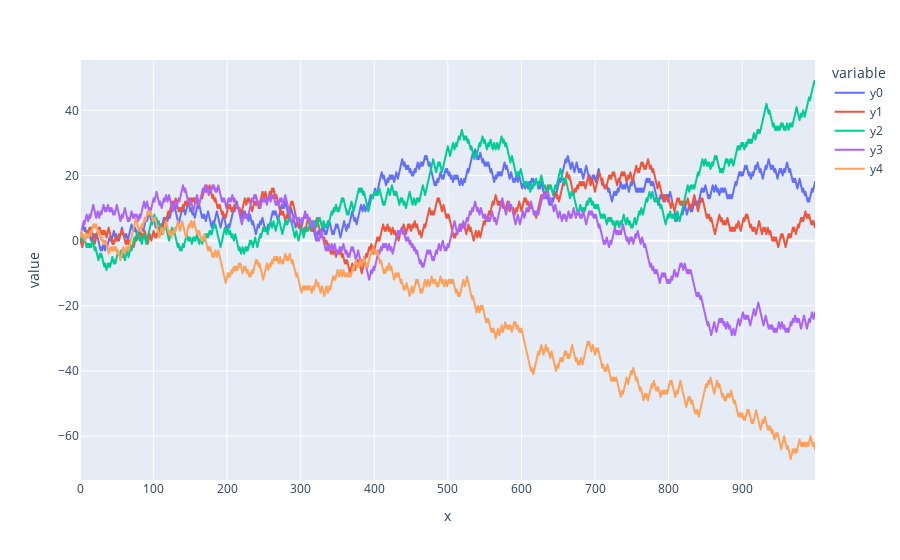

This figure's notebook cell:
### Code cell
simulation_data = {}
nsims = 5

for i in range(nsims):
    x, y = simulate_ld_rw()
    simulation_data['x'] = x
    simulation_data[f'y{i}'] = y

ycols = [f'y{i}' for i in range(nsims)]
fig = px.line(simulation_data, x='x', y=ycols)
fig.show()

### Figure 1 — Plotly figure (JSON) as saved in the notebook; plotly's stock layout.template omitted (floating-point values rounded to 4 significant figures; data arrays with more than 128 entries replaced by an {"elided": "..."} marker saying what was removed)
{"data": [{"hovertemplate": "variable=y0<br>x=%{x}<br>value=%{y}<extra></extra>", "legendgroup": "y0", "line": {"color": "#636efa", "dash": "solid"}, "marker": {"symbol": "circle"}, "mode": "lines", "name": "y0", "showlegend": true, "type": "scattergl", "x": {"elided": "1000 int values"}, "xaxis": "x", "y": {"elided": "1000 int values"}, "yaxis": "y"}, {"hovertemplate": "variable=y1<br>x=%{x}<br>value=%{y}<extra></extra>", "legendgroup": "y1", "line": {"color": "#EF553B", "dash": "solid"}, "marker": {"symbol": "circle"}, "mode": "lines", "name": "y1", "showlegend": true, "type": "scattergl", "x": {"elided": "1000 int values"}, "xaxis": "x", "y": {"elided": "1000 int values"}, "yaxis": "y"}, {"hovertemplate": "variable=y2<br>x=%{x}<br>value=%{y}<extra></extra>", "legendgroup": "y2", "line": {"color": "#00cc96", "dash": "solid"}, "marker": {"symbol": "circle"}, "mode": "lines", "name": "y2", "showlegend": true, "type": "scattergl", "x": {"elided": "1000 int values"}, "xaxis": "x", "y": {"elided": "1000 int values"}, "yaxis": "y"}, {"hovertemplate": "variable=y3<br>x=%{x}<br>value=%{y}<extra></extra>", "legendgroup": "y3", "line": {"color": "#ab63fa", "dash": "solid"}, "marker": {"symbol": "circle"}, "mode": "lines", "name": "y3", "showlegend": true, "type": "scattergl", "x": {"elided": "1000 int values"}, "xaxis": "x", "y": {"elided": "1000 int values"}, "yaxis": "y"}, {"hovertemplate": "variable=y4<br>x=%{x}<br>value=%{y}<extra></extra>", "legendgroup": "y4", "line": {"color": "#FFA15A", "dash": "solid"}, "marker": {"symbol": "circle"}, "mode": "lines", "name": "y4", "showlegend": true, "type": "scattergl", "x": {"elided": "1000 int values"}, "xaxis": "x", "y": {"elided": "1000 int values"}, "yaxis": "y"}], "layout": {"legend": {"title": {"text": "variable"}, "tracegroupgap": 0}, "margin": {"t": 60}, "xaxis": {"anchor": "y", "domain": [0, 1], "title": {"text": "x"}}, "yaxis": {"anchor": "x", "domain": [0, 1], "title": {"text": "value"}}}}
